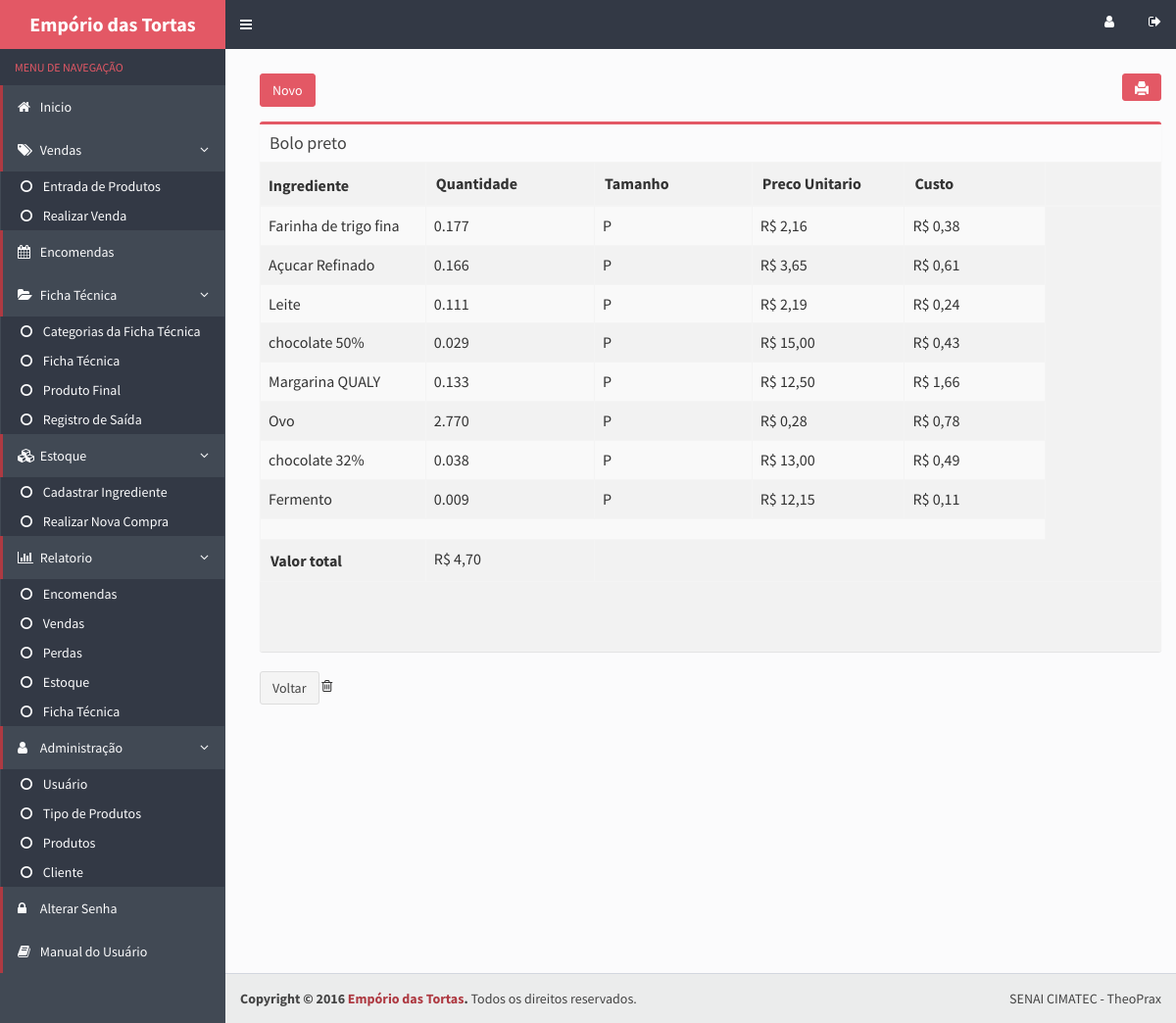
Screenshot of /DAO/visualizar_fichatecnica.php?id=16 with the database file from the repository.
### tables this page shows
CREATE TABLE IF NOT EXISTS `fichastecnicas` (
  `cod_fichaTecnica` int(11) NOT NULL AUTO_INCREMENT,
  `categoriafichatecnica_codigo` int(11) NOT NULL,
  `nome` varchar(100) NOT NULL,
  `Tamanho` varchar(1) DEFAULT NULL,
  `valortotal` decimal(10,2) NOT NULL,
  PRIMARY KEY (`cod_fichaTecnica`),
  KEY `categoriafichatecnica_codigo` (`categoriafichatecnica_codigo`)
);

CREATE TABLE IF NOT EXISTS `ingrediente_has_fichastecnicas` (
  `fichaTecnica_cod_fichaTecnica` int(11) NOT NULL,
  `ingrediente_cod_ingrediente` int(11) NOT NULL,
  `quantidade` decimal(6,3) NOT NULL,
  `preco` decimal(10,2) NOT NULL,
  `custo` decimal(10,2) NOT NULL,
  PRIMARY KEY (`fichaTecnica_cod_fichaTecnica`,`ingrediente_cod_ingrediente`),
  KEY `ingrediente_cod_ingrediente` (`ingrediente_cod_ingrediente`)
);

CREATE TABLE IF NOT EXISTS `ingrediente` (
  `cod_ingrediente` int(11) NOT NULL AUTO_INCREMENT,
  `nome` varchar(50) NOT NULL,
  `cod_unidademedida` int(11) NOT NULL,
  `valorunitario` decimal(10,2) NOT NULL,
  PRIMARY KEY (`cod_ingrediente`),
  KEY `cod_unidademedida` (`cod_unidademedida`)
);

### DAO/visualizar_fichatecnica.php (the view, shortened to what this page needs)
<?php
$id = null;
if ( !empty($_GET['id'])) {
    $id = $_REQUEST['id'];
}
$pdo = Database::connect();
$pdo->setAttribute(PDO::ATTR_ERRMODE, PDO::ERRMODE_EXCEPTION);
$sql = "SELECT * FROM fichastecnicas where cod_fichaTecnica = ?";
$q = $pdo->prepare($sql);
$q->execute(array($id));
$data = $q->fetch(PDO::FETCH_ASSOC);
$nome = $data['nome'];
  ?>
<html>
  <html>
  <head>
    <link rel="stylesheet" href="../bootstrap/css/bootstrap.min.css">
    <link rel="stylesheet" href="../bootstrap/css/bootstrap.css">
    <link rel="stylesheet" href="https://maxcdn.bootstrapcdn.com/font-awesome/4.4.0/css/font-awesome.min.css">
    <link rel="stylesheet" href="https://code.ionicframework.com/ionicons/2.0.1/css/ionicons.min.css">
    <link rel="stylesheet" href="../dist/css/AdminLTE.css">
    <link rel="stylesheet" href="../dist/css/skins/skin-blue.css">
  </head>
  <body class="hold-transition skin-blue sidebar-mini">
    <div class="wrapper">
      <?php include_once("includes/header.php") ?>
      <?php include_once("includes/menu.php") ?>
      <div class="content-wrapper">
        <section class="content">
        <div class="row">
            <div class="col-xs-12">
         <a class="btn btn-danger" href="../forms/cadastrar_ficha_tecnica.php">Novo</a>
          <a onclick="imprimir()" class="btn btn-danger pull-right">
                <span class="glyphicon glyphicon-print"></span>
              </a>
          <section class="content-header">
          </section>
              <div class="box">
                <div class="box-header">
                      <h3 class="box-title"><?php echo $nome;?></h3>
                </div>
                <div class="box-body table-responsive no-padding" id="scroll">
                  <table class="views-table cols-6 table table-striped table-bordered">
         <thead>
      <tr>
                  <th class="views-field views-field-id">
          Ingrediente         </th>
                  <th class="views-field views-field-field-nome" id='celula2'>
            Quantidade        </th>
            <th class="views-field views-field-field-nome" id='celula2'>
      Tamanho        </th>
            <th class="views-field views-field-field-nome" id='celula2'>
    Preco Unitario     </th>
                <th class="views-field views-field-field-nome" id='celula2'>
      Custo     </th>
    <th class="views-field views-field-field-nome" id='celula2'>
    </thead>
    <tbody>
      <?php
             $pdo = Database::connect();
             $sql = "select ingrediente_has_fichastecnicas.*, ingrediente.valorunitario as preco, ingrediente.nome as ingrediente, fichastecnicas.valortotal as valortotal,fichastecnicas.nome as ficha,fichastecnicas.Tamanho as Tamanho from ingrediente_has_fichastecnicas
                    inner join fichastecnicas on fichastecnicas.cod_fichaTecnica = ingrediente_has_fichastecnicas.fichatecnica_cod_fichaTecnica
                    inner join ingrediente on ingrediente.cod_ingrediente = ingrediente_has_fichastecnicas.ingrediente_cod_ingrediente where cod_fichaTecnica =   $id";
             foreach ($pdo->query($sql) as $row) {
                 echo '<tr>';
                echo '<td>'. $row['ingrediente'] . '</td>';
                echo '<td>'. $row['quantidade'] . '</td>';
                echo '<td>'. $row['Tamanho'] . '</td>';
                echo '<td>'. 'R$ ' . number_format($row['preco'], 2, ',', '.') . '</td>';
                echo '<td>'. 'R$ ' . number_format($row['custo'], 2, ',', '.') . '</td>';
                echo   '</tr>';
             }
             echo   '<tr>';
             echo '<th colspan="5" class="views-field views-field-field-nome" id="celula2">'  . "" .    '</th>';
             echo  '</tr>';
             echo   '<tr>';
             echo '<th class="views-field views-field-field-nome" id="celula2">'  . "Valor total" .    '</th>';
             echo '<td rowspan="6">' . 'R$ ' . number_format($row['valortotal'], 2, ',', '.') .   '</td>';
             echo  '</tr>';
             ?>
      </tbody>
</table>
                </div>
              </div>
              <a class="btn btn-default" href="../ficha_tecnica.php">Voltar</a>
              <i class="fa fa-trash-o"></i>
            </div>
          </div>
        </section>
      </div>
      <?php include_once("includes/footer.php") ?>
  </body>
</html>

### DAO/visualizar_fichatecnica.php (style rules this page uses)
#celula2 { width: 300px; padding:10px; _width: 495px; }

### rows the page displays
fichastecnicas: nome "Bolo preto", valortotal "4,70"
ingrediente_has_fichastecnicas: ingrediente_cod_ingrediente.nome "Farinha de trigo fina", quantidade "0.177", fichaTecnica_cod_fichaTecnica.Tamanho "P", ingrediente_cod_ingrediente.valorunitario "2,16", custo "0,38"
ingrediente_has_fichastecnicas: ingrediente_cod_ingrediente.nome "Açucar Refinado", quantidade "0.166", fichaTecnica_cod_fichaTecnica.Tamanho "P", ingrediente_cod_ingrediente.valorunitario "3,65", custo "0,61"
ingrediente_has_fichastecnicas: ingrediente_cod_ingrediente.nome "Leite", quantidade "0.111", fichaTecnica_cod_fichaTecnica.Tamanho "P", ingrediente_cod_ingrediente.valorunitario "2,19", custo "0,24"
ingrediente_has_fichastecnicas: ingrediente_cod_ingrediente.nome "chocolate 50%", quantidade "0.029", fichaTecnica_cod_fichaTecnica.Tamanho "P", ingrediente_cod_ingrediente.valorunitario "15,00", custo "0,43"
ingrediente_has_fichastecnicas: ingrediente_cod_ingrediente.nome "Margarina QUALY", quantidade "0.133", fichaTecnica_cod_fichaTecnica.Tamanho "P", ingrediente_cod_ingrediente.valorunitario "12,50", custo "1,66"
ingrediente_has_fichastecnicas: ingrediente_cod_ingrediente.nome "Ovo", quantidade "2.770", fichaTecnica_cod_fichaTecnica.Tamanho "P", ingrediente_cod_ingrediente.valorunitario "0,28", custo "0,78"
ingrediente_has_fichastecnicas: ingrediente_cod_ingrediente.nome "chocolate 32%", quantidade "0.038", fichaTecnica_cod_fichaTecnica.Tamanho "P", ingrediente_cod_ingrediente.valorunitario "13,00", custo "0,49"
ingrediente_has_fichastecnicas: ingrediente_cod_ingrediente.nome "Fermento", quantidade "0.009", fichaTecnica_cod_fichaTecnica.Tamanho "P", ingrediente_cod_ingrediente.valorunitario "12,15", custo "0,11"
